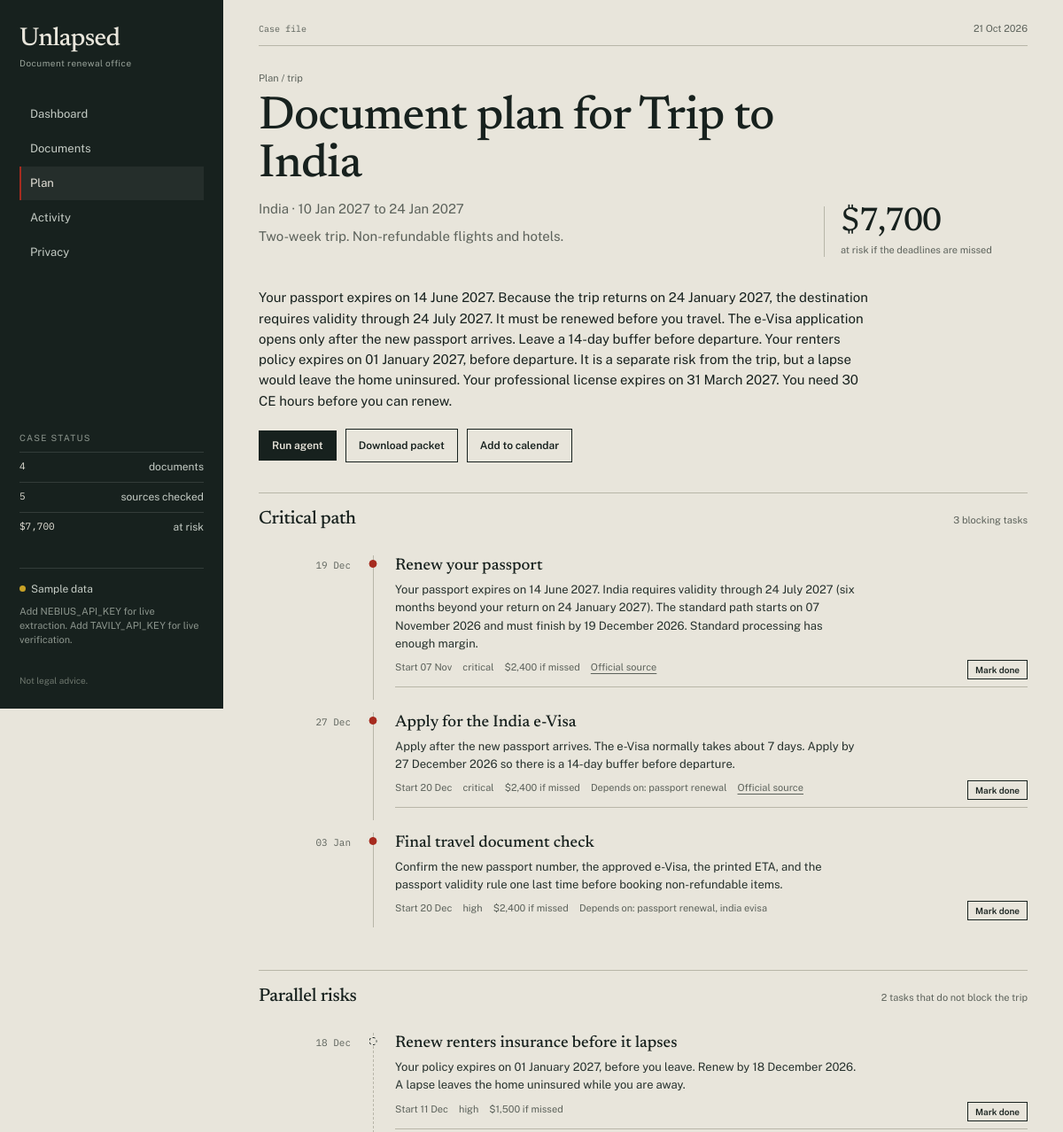
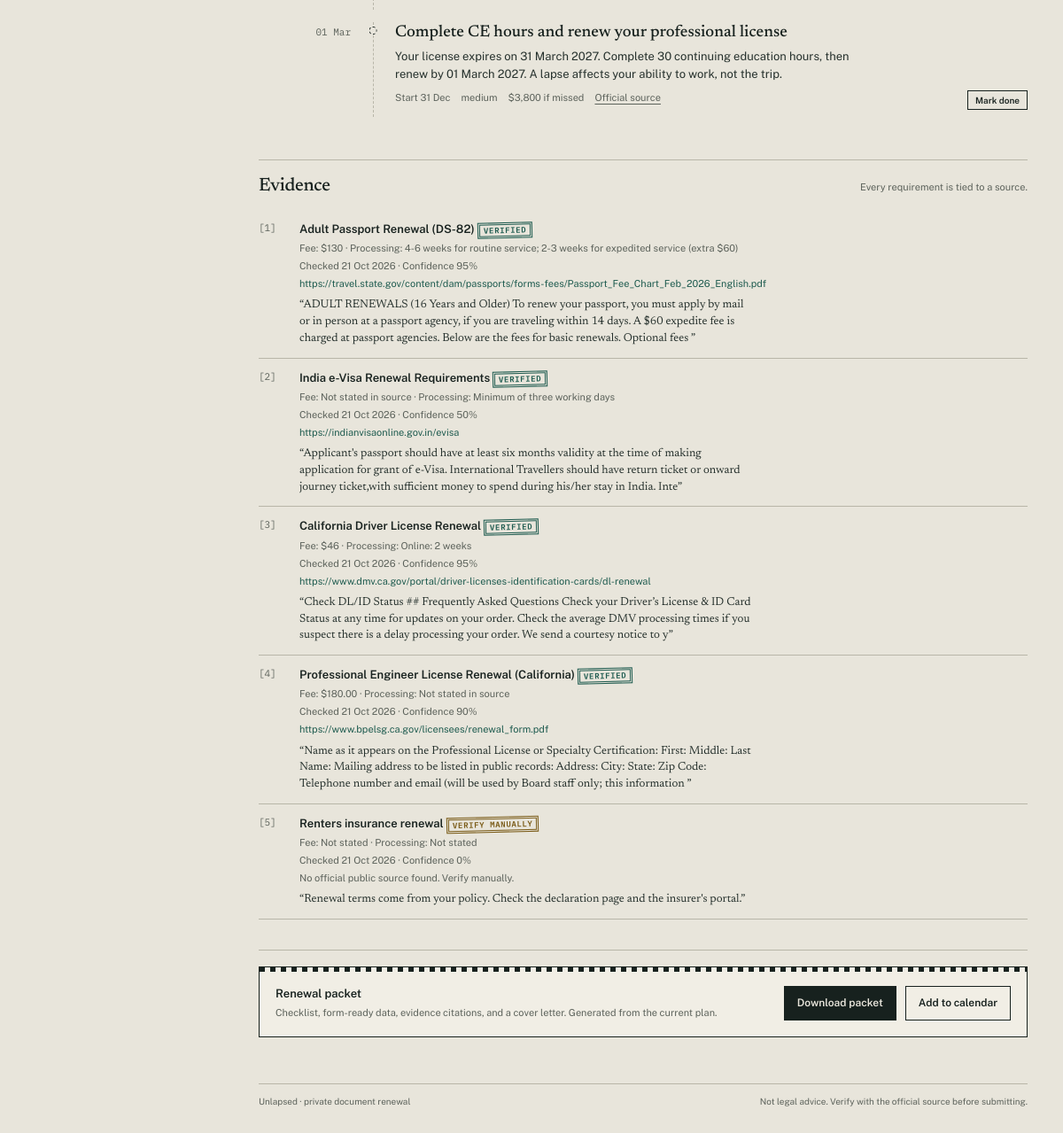
The page /plans/1 on the database its author committed (2 pictures, top to bottom).
### app/models.py (models this page shows, shortened)
class Plan(SQLModel, table=True):
    __tablename__ = "plans"
    id: int | None = Field(default=None, primary_key=True)
    user_id: str = Field(index=True)
    event_id: int | None = Field(default=None, foreign_key="events.id")
    title: str
    summary: str = ""
    status: str = "active"
    risk_total_cents: int = 0
    created_at: datetime = Field(default_factory=utcnow)
    updated_at: datetime = Field(default_factory=utcnow)

class Event(SQLModel, table=True):
    __tablename__ = "events"
    id: int | None = Field(default=None, primary_key=True)
    user_id: str = Field(index=True)
    event_type: str = "trip"
    title: str
    destination: str = ""
    depart_date: date | None = None
    return_date: date | None = None
    notes: str = ""
    created_at: datetime = Field(default_factory=utcnow)

class PlanTask(SQLModel, table=True):
    __tablename__ = "plan_tasks"
    id: int | None = Field(default=None, primary_key=True)
    plan_id: int = Field(index=True, foreign_key="plans.id")
    document_id: int | None = Field(default=None, foreign_key="documents.id")
    title: str
    description: str = ""
    phase: str = ""
    start_date: date | None = None
    due_date: date | None = None
    depends_on_json: str = "[]"
    blocking: bool = True
    cost_of_missing_cents: int = 0
    priority: str = "medium"
    status: str = "todo"
    evidence_url: str = ""
    sort_order: int = 0

class Requirement(SQLModel, table=True):
    __tablename__ = "requirements"
    id: int | None = Field(default=None, primary_key=True)
    doc_type: str = Field(index=True)
    jurisdiction: str = "US"
    title: str
    fee: str = ""
    processing_time: str = ""
    required_documents_json: str = "[]"
    steps_json: str = "[]"
    official_url: str = ""
    source_title: str = ""
    source_excerpt: str = ""
    checked_at: datetime = Field(default_factory=utcnow)
    confidence: float = 0.0
    status: str = "verified"
    provider: str = "tavily"

### app/main.py (the view)
@app.get("/plans/{plan_id}")
def plan_detail(plan_id: int, request: Request, session: Session = Depends(get_session)):
    plan = session.get(Plan, plan_id)
    if plan is None:
        raise HTTPException(status_code=404, detail="Plan not found")
    tasks = session.exec(
        select(PlanTask).where(PlanTask.plan_id == plan.id).order_by(PlanTask.sort_order)
    ).all()
    event = session.get(Event, plan.event_id) if plan.event_id else None
    packet = session.exec(
        select(Packet).where(Packet.plan_id == plan.id).order_by(Packet.created_at.desc())
    ).first()
    blocking = [task for task in tasks if task.blocking]
    parallel = [task for task in tasks if not task.blocking]
    return templates.TemplateResponse(
        request=request,
        name="plan.html",
        context=_context(
            request,
            session,
            plan=plan,
            tasks=tasks,
            blocking_tasks=blocking,
            parallel_tasks=parallel,
            event=event,
            packet=packet,
        ),
    )

### app/templates/plan.html (shortened to what this page needs)
{% extends "base.html" %}
{% block content %}
<section class="docket">
  <div>
    <div class="docket-kicker">
      Plan{% if event %} / {{ event.event_type|replace('_', ' ') }}{% endif %}
    </div>
    <h1>{{ plan.title }}</h1>
    {% if event %}
    <div class="muted" style="margin-top: 10px;">
      {{ event.destination }} · {{ event.depart_date|datefmt }} to {{ event.return_date|datefmt }}
    </div>
    {% if event.notes %}
    <p class="muted" style="max-width: 76ch; margin-top: 8px;">{{ event.notes }}</p>
    {% endif %}
    {% endif %}
  </div>
  <div class="docket-side">
    <div class="risk-number">{{ plan.risk_total_cents|usd }}</div>
    <div class="risk-label">at risk if the deadlines are missed</div>
  </div>
</section>
<p style="max-width: 76ch;">{{ plan.summary }}</p>
<div class="btn-row" style="margin-top: 20px;">
  {% if not settings.demo_read_only %}
  <form method="post" action="/plans/{{ plan.id }}/run">
    <button class="btn" type="submit">Run agent</button>
  </form>
  {% endif %}
  {% if packet %}
  <a class="btn btn-secondary" href="/plans/{{ plan.id }}/packet.pdf">Download packet</a>
  {% endif %}
  <a class="btn btn-secondary" href="/plans/{{ plan.id }}/calendar.ics">Add to calendar</a>
</div>
<section class="section">
  <div class="section-head">
    <h2 class="section-title">Critical path</h2>
    <span class="section-note">{{ blocking_tasks|length }} blocking tasks</span>
  </div>
  {% if blocking_tasks %}
  <div class="timeline">
    {% for task in blocking_tasks %}
    <div class="timeline-row critical">
      <div class="timeline-date">{{ task.due_date|datefmt("%d %b") }}</div>
      <div class="timeline-spine"><div class="timeline-mark"></div></div>
      <div class="timeline-body">
        <div class="timeline-title">{{ task.title }}</div>
        <div class="timeline-desc">{{ task.description }}</div>
        <div class="timeline-meta">
          {% if task.start_date %}<span>Start {{ task.start_date|datefmt("%d %b") }}</span>{% endif %}
          <span>{{ task.priority }}</span>
          <span>{{ task.cost_of_missing_cents|usd }} if missed</span>
          {% if task.depends_on %}<span>Depends on: {{ task.depends_on|join(', ')|replace('_', ' ') }}</span>{% endif %}
          {% if task.evidence_url %}<a href="{{ task.evidence_url }}" target="_blank" rel="noreferrer">Official source</a>{% endif %}
          {% if not settings.demo_read_only %}
          <form method="post" action="/tasks/{{ task.id }}/toggle" style="margin-left: auto;">
            <button class="btn btn-secondary" type="submit" style="padding: 4px 8px; font-size: 10px;">
              {% if task.status == 'done' %}Reopen{% else %}Mark done{% endif %}
            </button>
          </form>
          {% endif %}
        </div>
      </div>
    </div>
    {% endfor %}
  </div>
  {% else %}
  <div class="empty">No blocking tasks for this event.</div>
  {% endif %}
</section>
<section class="section">
  <div class="section-head">
    <h2 class="section-title">Parallel risks</h2>
    <span class="section-note">{{ parallel_tasks|length }} tasks that do not block the trip</span>
  </div>
  {% if parallel_tasks %}
  <div class="timeline">
    {% for task in parallel_tasks %}
    <div class="timeline-row parallel">
      <div class="timeline-date">{{ task.due_date|datefmt("%d %b") }}</div>
      <div class="timeline-spine"><div class="timeline-mark"></div></div>
      <div class="timeline-body">
        <div class="timeline-title">{{ task.title }}</div>
        <div class="timeline-desc">{{ task.description }}</div>
        <div class="timeline-meta">
          {% if task.start_date %}<span>Start {{ task.start_date|datefmt("%d %b") }}</span>{% endif %}
          <span>{{ task.priority }}</span>
          <span>{{ task.cost_of_missing_cents|usd }} if missed</span>
          {% if task.evidence_url %}<a href="{{ task.evidence_url }}" target="_blank" rel="noreferrer">Official source</a>{% endif %}
          {% if not settings.demo_read_only %}
          <form method="post" action="/tasks/{{ task.id }}/toggle" style="margin-left: auto;">
            <button class="btn btn-secondary" type="submit" style="padding: 4px 8px; font-size: 10px;">
              {% if task.status == 'done' %}Reopen{% else %}Mark done{% endif %}
            </button>
          </form>
          {% endif %}
        </div>
      </div>
    </div>
    {% endfor %}
  </div>
  {% else %}
  <div class="empty">No parallel risks found.</div>
  {% endif %}
</section>
<section class="section">
  <div class="section-head">
    <h2 class="section-title">Evidence</h2>
    <span class="section-note">Every requirement is tied to a source.</span>
  </div>
  <div class="evidence">
    {% for doc_type, req in requirements.items() %}
    <div class="evidence-item">
      <div>
        <div class="evidence-title">
          {{ req.title }}
          <span class="stamp {{ req.status|status_class }}">{{ req.status|status_text }}</span>
        </div>
        <div class="evidence-meta">
          Fee: {{ req.fee or 'Not stated' }} · Processing: {{ req.processing_time or 'Not stated' }}
        </div>
        <div class="evidence-meta">
          Checked {{ req.checked_at|datefmt }} · Confidence {{ "%.0f"|format(req.confidence * 100) }}%
        </div>
        {% if req.official_url %}
        <div class="evidence-meta"><a href="{{ req.official_url }}" target="_blank" rel="noreferrer">{{ req.official_url }}</a></div>
        {% else %}
        <div class="evidence-meta">No official public source found. Verify manually.</div>
        {% endif %}
        {% if req.source_excerpt %}
        <div class="evidence-excerpt">“{{ req.source_excerpt[:260] }}”</div>
        {% endif %}
      </div>
    </div>
    {% endfor %}
  </div>
</section>
<section class="section">
  <div class="packet">
    <div>
      <div class="evidence-title">Renewal packet</div>
      <div class="evidence-meta">Checklist, form-ready data, evidence citations, and a cover letter. Generated from the current plan.</div>
    </div>
    <div class="btn-row">
      {% if packet %}
      <a class="btn" href="/plans/{{ plan.id }}/packet.pdf">Download packet</a>
      {% else %}
      <span class="muted">Run the agent to generate the packet.</span>
      {% endif %}
      <a class="btn btn-secondary" href="/plans/{{ plan.id }}/calendar.ics">Add to calendar</a>
    </div>
  </div>
</section>
{% endblock %}

### app/templates/base.html (shortened to what this page needs)
<!doctype html>
<html lang="en">
<head>
  <link rel="stylesheet" href="/static/styles.css">
</head>
<body>
  <div class="app">
    <aside class="rail">
      <a class="wordmark" href="/">
        <span class="wordmark-main">Unlapsed</span>
        <span class="wordmark-sub">Document renewal office</span>
      </a>
      <nav class="rail-nav" aria-label="Main">
        <a class="tab {% if path == '/' %}active{% endif %}" href="/">Dashboard</a>
        <a class="tab {% if path.startswith('/documents') %}active{% endif %}" href="/documents">Documents</a>
        {% if plan %}
          <a class="tab {% if path.startswith('/plans') %}active{% endif %}" href="/plans/{{ plan.id }}">Plan</a>
        {% else %}
          <a class="tab {% if path.startswith('/events') %}active{% endif %}" href="/events/new">Plan</a>
        {% endif %}
        <a class="tab {% if path.startswith('/activity') %}active{% endif %}" href="/activity">Activity</a>
        <a class="tab {% if path.startswith('/privacy') %}active{% endif %}" href="/privacy">Privacy</a>
      </nav>
      <div class="rail-status">
        <div class="rail-label">Case status</div>
        <div class="rail-stat"><span>{{ documents|length }}</span> documents</div>
        <div class="rail-stat"><span>{{ requirements|length }}</span> sources checked</div>
        <div class="rail-stat"><span>{% if plan %}{{ plan.risk_total_cents|usd }}{% else %}$0{% endif %}</span> at risk</div>
      </div>
      <div class="rail-mode">
        {% if settings.demo_read_only %}
          <span class="dot live"></span>Pre-verified sample
        {% elif live_nebius and live_tavily %}
          <span class="dot live"></span>Live sources
        {% else %}
          <span class="dot sample"></span>Sample data
        {% endif %}
        <div class="rail-mode-note">
          {% if settings.demo_read_only %}
            The public demo is read-only. Evidence was verified with the live APIs.
          {% else %}
            {% if not live_nebius %}Add NEBIUS_API_KEY for live extraction.{% endif %}
            {% if not live_tavily %}Add TAVILY_API_KEY for live verification.{% endif %}
          {% endif %}
        </div>
      </div>
      <div class="rail-footer">Not legal advice.</div>
    </aside>
    <main class="main">
      <header class="topline">
        <span class="case-no">Case file</span>
        <span>{{ now|datefmt("%d %b %Y") }}</span>
      </header>
      {% block content %}{% endblock %}
      <footer class="main-footer">
        <span>Unlapsed · private document renewal</span>
        <span>Not legal advice. Verify with the official source before submitting.</span>
      </footer>
    </main>
  </div>
</body>
</html>

### rows shown on the page
Plan: risk_total_cents "$7,700", title "Document plan for Trip to India", summary "Your passport expires on 14 June 2027. Because the trip returns on 24 January 2027, the destination requires validity through 24 July 2027. It must be renewed before you travel. The e-Visa application opens only after the new passport arrives. Leave a 14-day buffer before departure. Your renters policy expires on 01 January 2027, before departure. It is a separate risk from the trip, but a lapse would leave the home uninsured. Your professional license expires on 31 March 2027. You need 30 CE hours before you can renew."
Event: event_type "trip", destination "India", depart_date "10 Jan 2027", return_date "24 Jan 2027", notes "Two-week trip. Non-refundable flights and hotels."
PlanTask: due_date "19 Dec", title "Renew your passport", description "Your passport expires on 14 June 2027. India requires validity through 24 July 2027 (six months beyond your return on 24 January 2027). The standard path starts on 07 November 2026 and must finish by 19 December 2026. Standard processing has enough margin.", start_date "07 Nov", priority "critical", cost_of_missing_cents "$2,400", status "Mark done"
PlanTask: due_date "27 Dec", title "Apply for the India e-Visa", description "Apply after the new passport arrives. The e-Visa normally takes about 7 days. Apply by 27 December 2026 so there is a 14-day buffer before departure.", start_date "20 Dec", priority "critical", cost_of_missing_cents "$2,400", depends_on "passport renewal", status "Mark done"
PlanTask: due_date "03 Jan", title "Final travel document check", description "Confirm the new passport number, the approved e-Visa, the printed ETA, and the passport validity rule one last time before booking non-refundable items.", start_date "20 Dec", priority "high", cost_of_missing_cents "$2,400", depends_on "passport renewal, india evisa", status "Mark done"
PlanTask: due_date "18 Dec", title "Renew renters insurance before it lapses", description "Your policy expires on 01 January 2027, before you leave. Renew by 18 December 2026. A lapse leaves the home uninsured while you are away.", start_date "11 Dec", priority "high", cost_of_missing_cents "$1,500", status "Mark done"
PlanTask: due_date "01 Mar", title "Complete CE hours and renew your professional license", description "Your license expires on 31 March 2027. Complete 30 continuing education hours, then renew by 01 March 2027. A lapse affects your ability to work, not the trip.", start_date "31 Dec", priority "medium", cost_of_missing_cents "$3,800", status "Mark done"
Requirement: title "Adult Passport Renewal (DS-82)", status|status_text "VERIFIED", fee "$130", processing_time "4-6 weeks for routine service; 2-3 weeks for expedited service (extra $60)", checked_at "21 Oct 2026", req.confidence*100 "95", official_url "https://travel.state.gov/content/dam/passports/forms-fees/Passport_Fee_Chart_Feb_2026_English.pdf", source_excerpt "ADULT RENEWALS (16 Years and Older) To renew your passport, you must apply by mail or in person at a passport agency, if you are traveling within 14 days. A $60 expedite fee is charged at passport agencies. Below are the fees for basic renewals. Optional fees"
Requirement: title "India e-Visa Renewal Requirements", status|status_text "VERIFIED", fee "Not stated in source", processing_time "Minimum of three working days", checked_at "21 Oct 2026", req.confidence*100 "50", official_url "https://indianvisaonline.gov.in/evisa", source_excerpt "Applicant's passport should have at least six months validity at the time of making application for grant of e-Visa. International Travellers should have return ticket or onward journey ticket,with sufficient money to spend during his/her stay in India. Inte"
Requirement: title "California Driver License Renewal", status|status_text "VERIFIED", fee "$46", processing_time "Online: 2 weeks", checked_at "21 Oct 2026", req.confidence*100 "95", official_url "https://www.dmv.ca.gov/portal/driver-licenses-identification-cards/dl-renewal", source_excerpt "Check DL/ID Status ## Frequently Asked Questions Check your Driver’s License & ID Card Status at any time for updates on your order. Check the average DMV processing times if you suspect there is a delay processing your order. We send a courtesy notice to y"
Requirement: title "Professional Engineer License Renewal (California)", status|status_text "VERIFIED", fee "$180.00", processing_time "Not stated in source", checked_at "21 Oct 2026", req.confidence*100 "90", official_url "https://www.bpelsg.ca.gov/licensees/renewal_form.pdf", source_excerpt "Name as it appears on the Professional License or Specialty Certification: First: Middle: Last Name: Mailing address to be listed in public records: Address: City: State: Zip Code: Telephone number and email (will be used by Board staff only; this information"
Requirement: title "Renters insurance renewal", status|status_text "VERIFY MANUALLY", fee "Not stated", processing_time "Not stated", checked_at "21 Oct 2026", req.confidence*100 "0", shows "No official public source found. Verify manually.", source_excerpt "Renewal terms come from your policy. Check the declaration page and the insurer's portal."

### other values the page prints
{{ documents|length }} "4"
{{ requirements|length }} "5"
{{ now|datefmt("%d %b %Y") }} "21 Oct 2026"
{{ blocking_tasks|length }} "3"
{{ parallel_tasks|length }} "2"
